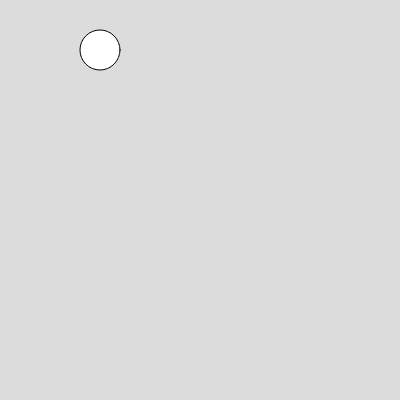
Frame 1 (no input)
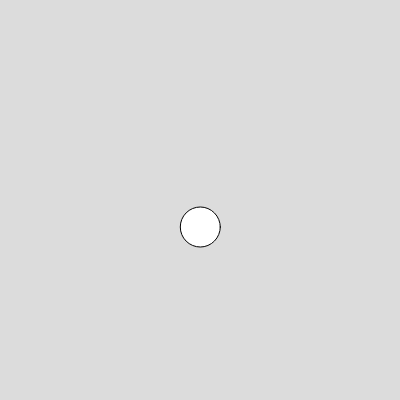
Frame 60 (no input)
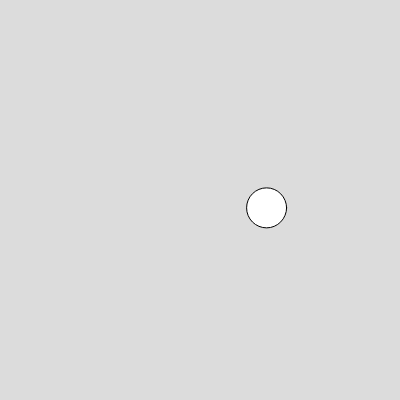
Frame 120 (the mouse pressed at the canvas centre since frame 60)

The p5.js sketch that drew these frames (run headless with seeded random() and noise() and a simulated clock; from frame 60 on, the mouse is pressed at the canvas centre):

// p5.js sketch
// ── sketch.js
const ball = {
  a_radius: 20, // radius size of ball
  x: 100, // initial horizontal position
  y: 50, // initial vertical position
  vx: 2, // initial horizontal speed
  vy: 0, // initial vertical speed
  dampy: -0.8,
  dampx: -0.01,
}

var g = 0.1; // acceleration due to gravity

function setup() {
  createCanvas(400, 400);
}

function draw() {
  background(220);
  draw_ball();
  step_ball();
}

function step_ball() {
  // gravity increases the vertical speed
  ball.vy += g; 
  ball.vx += ball.dampx;
  if (ball.vx < 0) ball.vx = 0;
  // horizontal speed increases horizontal position
  ball.x += ball.vx; 
  // vertical speed increases vertical position
  ball.y += ball.vy; 
  // if ball hits the ground
  if (ball.y > height - ball.a_radius) { 
    // reposition it at the ground
    ball.y = height - ball.a_radius; 
    // reverse and reduce its vertical speed
    ball.vy *= ball.dampy; 
  }
  // if ball goes beyond canvas
  if (ball.x > width + ball.a_radius) { 
    // wrap it around
    ball.x = -ball.radius; 
  }
}

function draw_ball() {
  circle(ball.x, ball.y, ball.a_radius*2)
}

// https://xaeyr.typepad.com/files/physics-for-javascript-games-animation-and-simulations.pdf
